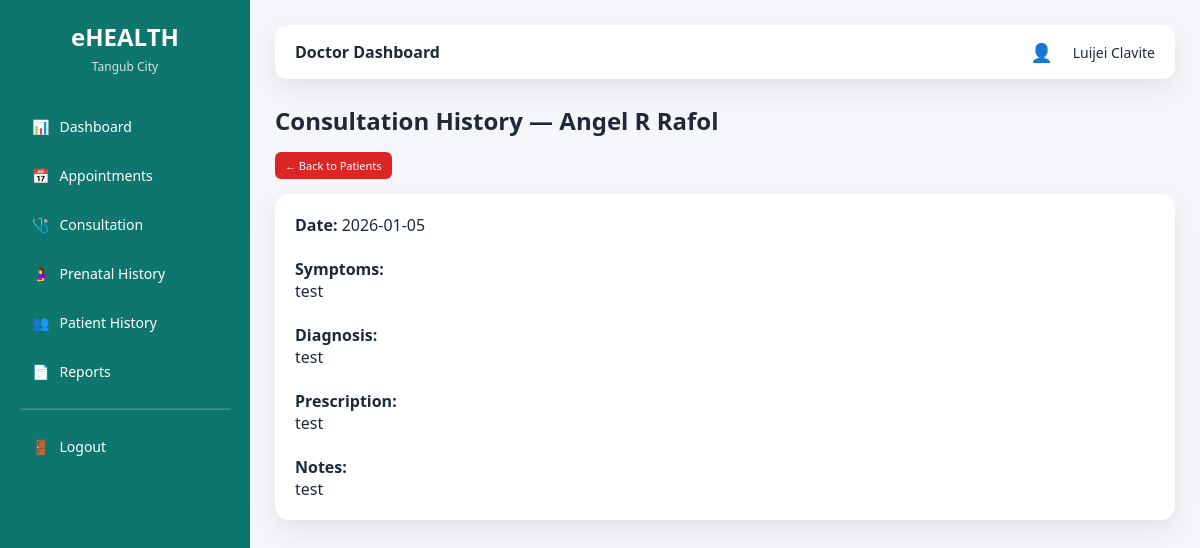
/doctor/patient_consultations.php?patient_id=1 (signed in), run on an earlier commit of the app's database.
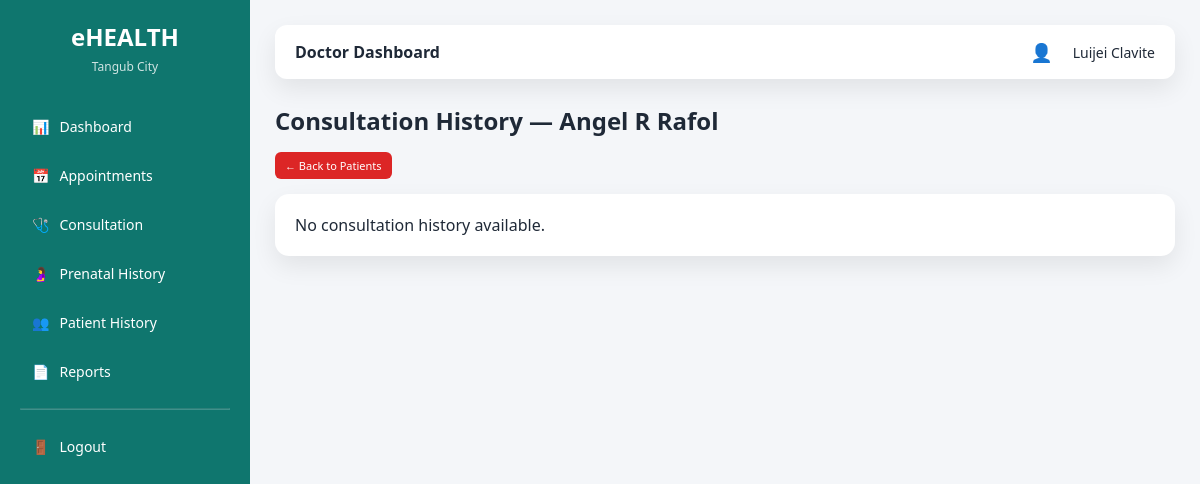
And on a later commit of the database.
### tables this page shows
CREATE TABLE `consultations` (
  `consultation_id` int(11) NOT NULL,
  `appointment_id` int(11) NOT NULL,
  `doctor_id` int(11) NOT NULL,
  `patient_id` int(11) NOT NULL,
  `symptoms` text DEFAULT NULL,
  `diagnosis` text DEFAULT NULL,
  `prescription` text DEFAULT NULL,
  `notes` text DEFAULT NULL,
  `created_at` timestamp NOT NULL DEFAULT current_timestamp()
);

CREATE TABLE `appointments` (
  `appointment_id` int(11) NOT NULL,
  `patient_id` int(11) NOT NULL,
  `doctor_id` int(11) NOT NULL,
  `appointment_date` date NOT NULL,
  `appointment_time` varchar(20) NOT NULL,
  `type` varchar(255) NOT NULL,
  `reason` text DEFAULT NULL,
  `qr_code` int(11) NOT NULL DEFAULT 100000,
  `status` enum('Pending','Approved','Completed','Check-in','Cancelled') DEFAULT 'Pending',
  `created_at` timestamp NOT NULL DEFAULT current_timestamp()
);

### doctor/patient_consultations.php (the view, shortened to what this page needs)
<?php
require_once "../config/database.php";
$doctor_id = $_SESSION['user_id'];
$patient_id = intval($_GET['patient_id'] ?? 0);
$patient = mysqli_fetch_assoc(
    mysqli_query(
        $conn,
        "SELECT u.full_name
         FROM patients p
         JOIN users u ON p.user_id = u.user_id
         WHERE p.patient_id = $patient_id"
    )
);
$consultations = mysqli_query(
    $conn,
    "SELECT a.appointment_date,
            c.symptoms,
            c.diagnosis,
            c.prescription,
            c.notes
     FROM consultations c
     JOIN appointments a ON c.appointment_id = a.appointment_id
     WHERE a.patient_id = $patient_id
     AND a.doctor_id = $doctor_id
     ORDER BY a.appointment_date DESC"
);
?>
<!DOCTYPE html>
<html>
<head>
    <link rel="stylesheet" href="../assets/css/ui.css">
</head>
<body>
<div class="layout">
    <?php require_once "../layouts/sidebar.php"; ?>
    <main class="main">
        <?php require_once "../layouts/topbar.php"; ?>
        <h2 class="page-title">
            Consultation History — <?= htmlspecialchars($patient['full_name']) ?>
        </h2>
        <a href="patients.php" class="btn btn-sm btn-danger" style="margin-bottom:15px;">
            ← Back to Patients
        </a>
        <?php if (mysqli_num_rows($consultations) > 0): ?>
            <?php while ($row = mysqli_fetch_assoc($consultations)): ?>
                <div class="card">
                    <strong>Date:</strong> <?= $row['appointment_date'] ?><br><br>
                    <strong>Symptoms:</strong><br>
                    <?= nl2br(htmlspecialchars($row['symptoms'])) ?><br><br>
                    <strong>Diagnosis:</strong><br>
                    <?= nl2br(htmlspecialchars($row['diagnosis'])) ?><br><br>
                    <strong>Prescription:</strong><br>
                    <?= nl2br(htmlspecialchars($row['prescription'])) ?><br><br>
                    <?php if ($row['notes']): ?>
                        <strong>Notes:</strong><br>
                        <?= nl2br(htmlspecialchars($row['notes'])) ?>
                    <?php endif; ?>
                </div>
            <?php endwhile; ?>
        <?php else: ?>
            <div class="card">
                No consultation history available.
            </div>
        <?php endif; ?>
    </main>
</div>
</body>
</html>

What changed in the data, as far as the page shows it:
removed consultations: appointment.appointment_date "2026-01-05", symptoms "test", diagnosis "test", prescription "test", notes "test"
Also different on the page:
text now shown: "No consultation history available."
